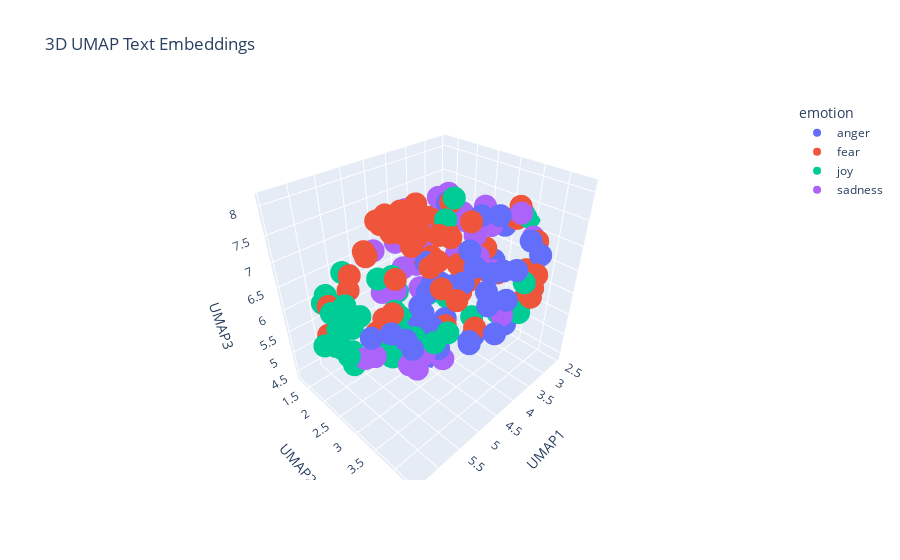

Write notebook code for a chart like this one.
### Markdown cell above
---
##### <a id='toc1_5_8_1_1_'></a>[**>>> Exercise 4 (Take home):**](#toc0_)

Apply UMAP to the same embeddings to reduce the dimensionality to 3D vectors and plot the 3D graph, discuss the differences and similarities with the 2D graph.

### Code cell
# Answer here

import plotly.express as px


# Apply UMAP for dimensionality reduction
reducer_3 = umap.UMAP(n_components=3, metric='cosine', random_state=28) 
embedding_3d = reducer_3.fit_transform(X_embeddings)

# Create a DataFrame for plotting
df_plot = pd.DataFrame(embedding_3d, columns=['UMAP1', 'UMAP2', 'UMAP3'])
df_plot['emotion'] = combined_df['emotion']
df_plot['intensity'] = combined_df['intensity']
df_plot['text'] = combined_df['text']

fig = px.scatter_3d(
    df_plot,
    x='UMAP1',
    y='UMAP2',
    z='UMAP3', 
    color='emotion',
    hover_data=['text', 'intensity'],
    title='3D UMAP Text Embeddings'
)
fig.show()

### Figure 1 — Plotly figure (JSON) as saved in the notebook; plotly's stock layout.template omitted (floating-point values rounded to 4 significant figures)
{"data": [{"customdata": [["“He who is slow to anger is better than the mighty, And he who rules his spirit than he who takes a city.”\\nP16:32 #bibleverse #pride #anger", 0.314], ["@lethargytyler ehhh I guess. I want to everyone I've ever burst out laughing in front of😂", 0.333], ["If i could just get my line to block! #germantownbroncos #lilleague #popwarner #Broncos #usafootball  #lineman", 0.417], ["@rabpeel snap, seems to be a problem here", 0.375], ["@CorningFootball  IT'S GAME DAY!!!!      T MINUS 14:30 ", 0.125], ["Absolutely raging at the changes to CAS, what a joke", 0.604], ["After becoming boiling hot, after slowly melting, my heart is frozen.", 0.438], ["@cc_yandian @HillaryClinton her team must draw from a hat for daily personality #drugged  #yeller #quiet #screamer #😂😂", 0.521], ["@SkyNews when the East wind blue in summer in Durban, S Africa, we still surfed and got #stung badly! Must be carefull-A #sting can harm you", 0.562], ["That is at least the 3rd time the balls been burst in our games", 0.375], ["I think they may be ", 0.229], ["When you burst out crying alone and u realize that no one truly knows how unhappy you really are because you don't want anyone to know", 0.396], ["People irritate me 🙄", 0.646], ["Seeing #RIPShawtyLo got me thinking bout other rappers then I thought about @LilTunechi dying, and burst into tears... Smh", 0.417], ["It takes a man to suffer ignorance and smile. Be yourself, no matter what they say. #sting", 0.25], ["@ggreenwald Smh, remove ideologically bankrupt and opportunistic establishment now. They're burning all bridges and social contracts. #anger", 0.688], ["@thatomahapa the best revenge is to get yourself a good woman and move on. Leave her and her hairline to figure themselves out alone", 0.438], ["@Freepenalties @TMortimerFtbl Doll is a vile creature on the touchline. Every game he has tantrums &amp; shouts at the ref. Would love to see", 0.479], ["The best revenge is massive success. –Frank Sinatra", 0.375], ["People need a way to escape,escape what?This corrupted world.This reality. This joke.This fury of constant pain &amp; stress.We need a vacation", 0.604], ["There's this Bpharm4 guy Eish that guy brings anger into my life. When I see him nje like darkness fills me @RamatsobaneM will know", 0.667], ["British humour should offend and challenge mainstream views. Hat off to Clarkeson. The ultra left should go and kneel before Allah!!", 0.479], ["@CharlotteBnntt that's the joke. I know it's incense", 0.222], ["Happiness is the best revenge", 0.25], ["@RiotzXVl papercuts sting and stub ur toe last for like 10 secs", 0.396], ["@luxbet Did you even give out any pizzas ? Serious fail #hungry  #hangry", 0.4], ["Egyptian officials expressed frustration and outrage over the Obama/Hillary administration’s support of the Muslim Brotherhood", 0.579], ["@KingNicky7 also madden isn't the funniest game to watch and if there isn't much happening it's boring", 0.25], ["@JaredLeto Jared + #snap? 💘", 0.188], ["@len_snart gives a frustrated growl, before stepping closer and putting his gun through the barrier. No alarms and nothing happened. He-", 0.458], ["I'm nothing but a hateful and bitter fag", 0.75], ["@Klipto the orange one is #poisonous and #bitter. You shouldn't judge the #blue one by how it looks but by how it tastes, #delicious.", 0.312], ["@ThomsonCares Sam- yes we have! Not helpful at all! We need this sorting ASAP! You keep promising stuff that doesn't happen!!!! ", 0.583], ["#india will take #revenge  by making 3 new movies like #phantom and they will be like #ghus_k_maren_ge this is how indian army take revenge", 0.5], ["What the fuck am I supposed to do with no lunch, no dinner, no money and I'm off to work #furious #hangry #day5", 0.729], ["•My brother grabbed me in a aggressive manner and as always @ImpetuousFiend threw tantrums like a kid only knowing how to express himself--", 0.625], ["Worst juror ever? Michelle. You were Nicole's biggest threat. #bitter #bb18", 0.729], ["I can't even right now #bb18 ", 0.354], ["All Brian does is sleep and aggravate me", 0.833], ["@fluffysoftlouis no no. I insist that you give me your best insult first", 0.562], ["Anger, resentment, and hatred are the destroyer of your fortune today.'", 0.375], ["S/O to the girl that just hit my car...not only did she get lucky w/ no scratch but also from being spared the wrath of sleep deprived Kait🙃", 0.542], ["Sorry guys I have absolutely no idea what time i'll be on cam tomorrow but will keep you posted. #fuming", 0.417], ["Kik to trade, have fun or a conversation  (kik: youraffair) #kik #kikme #messageme #textme #pics #trade #tradepics #dm  #bored", 0.241], ["#oow16 #sting decent new song", 0.125], ["@ZubairSabirPTI  pls dont insult the word 'Molna'", 0.479], ["@DailyMirror i love how theres no outrage that it's a white man but if it was a black man them BLM would be all over it regardless of reason", 0.726], ["Sting is just too damn earnest for early morning listening. ", 0.37]], "hovertemplate": "emotion=anger<br>UMAP1=%{x}<br>UMAP2=%{y}<br>UMAP3=%{z}<br>text=%{customdata[0]}<br>intensity=%{customdata[1]}<extra></extra>", "legendgroup": "anger", "marker": {"color": "#636efa", "symbol": "circle"}, "mode": "markers", "name": "anger", "scene": "scene", "showlegend": true, "type": "scatter3d", "x": [4.52, 4.501, 2.677, 4.079, 2.62, 2.799, 3.712, 4.662, 4.464, 3.592, 4.268, 3.904, 4.612, 4.072, 4.948, 4.028, 5.767, 3.11, 5.926, 4.462, 4.53, 3.849, 4.482, 6.08, 4.012, 3.131, 4.361, 3.454, 4.493, 4.097, 3.97, 4.698, 2.701, 5.767, 3.796, 4.545, 3.162, 3.166, 4.387, 4.148, 4.323, 4.566, 3.987, 4.532, 4.648, 4.067, 3.66, 4.684], "y": [3.559, 2.725, 2.62, 2.147, 2.746, 3.055, 1.605, 3.868, 3.003, 2.496, 2.259, 1.479, 3.856, 2.247, 3.166, 4.085, 3.537, 3.978, 3.394, 3.615, 4.045, 3.99, 2.99, 3.09, 2.285, 3.164, 4.155, 2.414, 2.332, 2.787, 4.179, 3.035, 3.042, 3.68, 3.272, 4.104, 4.094, 3.877, 4.214, 3.462, 3.959, 2.521, 2.68, 2.604, 2.979, 3.477, 4.064, 3.202], "z": [6.796, 4.878, 5.919, 5.151, 6.054, 7.024, 6.963, 5.824, 6.422, 5.771, 5.499, 7.005, 7.272, 6.411, 6.625, 6.468, 6.337, 6.05, 6.473, 7.392, 6.866, 5.804, 4.985, 6.293, 5.76, 7.373, 5.987, 5.353, 4.777, 5.385, 7.068, 5.653, 7.103, 6.244, 7.637, 6.641, 6.968, 7.156, 7.263, 5.192, 7.066, 5.297, 7.738, 4.432, 6.553, 5.347, 6.092, 6.706]}, {"customdata": [["@TheDuranSite Russian mistrust of the U.S is well justified &amp; the precaution they've taken are very prudent.", 0.375], [".@Tolumanda love it! so true. As @Deedeey_ taught me, fear can be an illusion. #coaching  #courage", 0.375], ["3years today marks the anniversary of that horrid Westgate Attack in Nairobi. My heart out to all those of us who lost our family &amp; friends🕯", 0.521], ["Halloween party coming soon! #turnt #ruinT #lit #firesauce #hotsauce #mildsauce #getsauced #champagnedreams #scary  #kittens", 0.396], ["Today's alarm shows how unprepared professors and students are when it comes to emergency protocols. We don't know where to go @CalStateLA", 0.667], ["Howl at the moon with @HorrorSociety at @FatCatChicago next Wednesday the 28th for a FREE double feature of SILVER BULLET and CURSED #horror", 0.333], ["I hate that a black lady is painting herself white on the internet for laughs and likes... #terrible #BadForm #DidntLaugh", 0.479], ["@Coyblake6 @ChloeCramphorn hahahaa you know coy!", 0.208], ["Penny dreadful 3 temporada", 0.479], ["someone come to fright world w me🤗🤗", 0.458], ["can't believe Mint fest is two days away and i hate my outfit 😩😩🙈 ", 0.562], ["@Netflix_ME penny dreadful season 3?", 0.3], ["Got to be up in 4 hours to go back to work #cantsleep #excited ", 0.375], ["@DailyJoshleen KA- like the start of cake and then Like saying C - if that makes sense 😭😂", 0.229], ["@Montel_Williams If this ban goes through, it will harm so many people, disabled veterans, people who have #chronicpain, #anxiety #iamkratom", 0.845], ["My roommate turns the sink off with her foot to avoid germs and a guy says 'YOUR roommate is feet girl?! I'm so sorry' plz help ", 0.5], ["@SmileWhileYoDie @KiloSierraC @h0wabouthannah @Drops I'll be okay don't worry", 0.438], ["@Nxrthstxr I think it's the daunting fact of the typical offer being those grades. Even though it's been proven not to be the case exactly", 0.396], ["I get so much PUSSY\\nP - panic attacks \\nU - uncontrollable anxiety \\nS - suicidal fantasies \\nS - sadness \\nY - yearning for death", 0.896], ["Did you know I specialise in #anxiety  and #panic attacks? Get in touch for all of my solutions for you. #Coventry", 0.396], ["hi my names anxiety and i have shaun", 0.776], ["@CursedRoyal I chuckle and shake my head, 'No that didn't bug me too much. I was still going to ask you but there's a lot you still don't--", 0.354], ["My doctor is giving me flower extract to relieve anxiety and reduce panic attacks :')", 0.708], ["“ My courage always rises at every attempt to intimidate me.”\\n-Elizabeth Bennett (Pride and Prejudice)\\n#Quotes #Courage #FaceYourFears", 0.42], ["@komaebun He just has that way of thinking, he wants absolute hope born from absolute despair.", 0.583], ["@ChrisChristie You have no Police credentials-You were a litigator. Nothing more-No Experience.#Sad #TrumpPuppet #Felon #bully #jersey4sale", 0.479], ["never afraid to start over", 0.304], ["@kevinrouth Now that's what I call a gameface! #gameface  #intimidate", 0.458], ["@OnyxFlare25 She chuckles, shaking her head. 'No...I just have a really vivid imagination, I guess. It happens when you meet someone&gt;", 0.271], ["“The #greatest fear #dogs know is the #fear that you will not come back when you go out the #door #without them.”   \\n  ―#Stanley #Coren", 0.604], ["I'm scared that my coworkers are going to submit me to one of those 'wardrobe makeover' shows.  #fashion", 0.5], ["Jorge deserves it, honestly. He's weak. #revolting #90dayfiance", 0.229], ["When I walk in darkness of despondency, Sc.verses I've memorized shine a light in my heart. Ex: Lam 3:22-25 ", 0.458], ["#start ur day wit a smile\\n#buviobby", 0.167], ["@Budget  car rental you have made realize why I always use @nationalcares!!!!  What a #nightmare!!  #disgusted", 0.729], ["Do you think humans have the sense for recognizing impending doom? ", 0.667], ["Romero, Rojo, Blind, Memphis, Rooney. This is nearly a starting line up I’d wanna punch in the face rather than shake their hand.", 0.438], ["@siomo @NEWSTALK1010 20 says he gets reelected..... #be ", 0.271], ["@DreKnott You've got tremendous range.", 0.271], ["@BBHOH #terrible Paul so deserved that win!!! #bbfail", 0.354], ["Aberdeen st Johnstone, let's see who can punt it the furthest ", 0.229], ["It feels like there are no houses out there for us. With the most basic requirements I have, there are literally no options. ", 0.583], ["@Cory_Bonini AP didn't have a productive week 1 or 1st half against GB and Kalil is horrible! @Vikings D is its strongest asset currently.", 0.396], [".@SimonNRicketts if you don't know what a patronus is, I don't think we should have to tell you #shocking", 0.438], ["That free kick from Rooney was awful", 0.333], ["People’s deepest passions often scare them too much to admit, even to themselves.", 0.521], ["I hate having ideas but being too afraid to share them 😔", 0.688], ["@ynnsanity Maybe that's why, we're asked to study hard and get a job that we like. That way it wouldn't be that dreadful.", 0.458], ["We hesitate to #live our #dream because of some unknown #fear which actually does not exist.' #AqeelSyed\\n\\n#LifeisBeautiful #LiveWithPurpose", 0.396], ["It is more shameful to distrust our friends than to be deceived by them", 0.479], ["Excited and nervous for Tuesday", 0.542], ["Another fun fact: i am afraid", 0.667], ["@AlaskaGurus @adventuretweets agreed! 😍 an awe to meet such beautiful, powerful animals.", 0.208], ["About 7 weeks till I can pick up my camera again. Though I think there is a group cemetery shoot in october I can make! #photography #horror", 0.396], ["Northampton are awful 🙈", 0.5], ["Gahh...BT, in queue for 30 minutes.. Now put through to BT Sport dept to cancel... back in a queue again... #shocking", 0.5], ["also i had an awful nightmare involving being sick where worms were involved i was so disgusted when i woke up", 0.896], ["On @Varneyco/@FoxBusiness to talk latest on #Chelsea Bombing + #Ahmad_Khan_Rahami's trips to #Afghanistan/#Pakistan #tcot #terror", 0.642], ["If my concerns &amp; anxiety don't matter to you then I shall return the favor. #EyeMatter", 0.729], ["Having a terrific Tuesday? Crush it today with the Power of 4. Treat your internet like Pizza =D \\n#PowerOf4", 0.25], ["There goes the butterflies in my stomach. #nervous #anxietyproblems", 0.812], ["@Evan_McMullin @TheBlazeRadio Classic SHITLIB bullshit. Create a horrible problem and then 'discuss' how to solve it. What a PIMP.", 0.438], ["It really is amazing the money they give to some of these QB's #nfl #texans #brock ", 0.3], ["@soozclifford Sure have... Sydney are too tough, too quick and their 'team' pressure is too much for the Cats to handle. Motlop/Cowan ", 0.356]], "hovertemplate": "emotion=fear<br>UMAP1=%{x}<br>UMAP2=%{y}<br>UMAP3=%{z}<br>text=%{customdata[0]}<br>intensity=%{customdata[1]}<extra></extra>", "legendgroup": "fear", "marker": {"color": "#EF553B", "symbol": "circle"}, "mode": "markers", "name": "fear", "scene": "scene", "showlegend": true, "type": "scatter3d", "x": [5.01, 5.803, 3.97, 4.784, 4.78, 4.575, 3.657, 4.961, 4.352, 4.857, 4.194, 4.225, 5.858, 4.764, 5.28, 4.34, 5.167, 3.606, 4.965, 5.422, 5.214, 4.183, 5.374, 5.835, 3.655, 3.789, 5.759, 5.125, 4.152, 5.614, 4.932, 3.592, 3.813, 5.745, 2.698, 5.196, 2.999, 3.955, 5.213, 2.942, 2.807, 3.275, 2.747, 3.64, 2.781, 5.359, 5.25, 3.498, 5.647, 5.201, 5.842, 5.445, 6.225, 4.87, 2.698, 2.615, 4.371, 4.5, 5.305, 6.179, 5.452, 3.779, 2.734, 2.824], "y": [3.868, 2.714, 2.959, 2.12, 2.755, 2.195, 4.176, 2.574, 2.218, 2.553, 2.942, 2.256, 2.26, 2.519, 3.724, 3.024, 2.635, 1.446, 3.669, 3.47, 3.682, 2.873, 3.485, 2.816, 1.968, 4.385, 2.691, 2.456, 2.753, 2.908, 2.904, 4.323, 1.408, 2.785, 3.287, 2.68, 3.943, 3.029, 2.307, 3.868, 3.774, 1.54, 2.951, 2.954, 3.705, 2.71, 2.929, 1.352, 2.861, 3.725, 2.321, 2.93, 2.055, 2.091, 3.57, 3.181, 3.54, 3.841, 3.594, 2.117, 3.377, 4.339, 2.68, 2.667], "z": [6.861, 7.562, 6.636, 7.262, 7.998, 7.186, 6.321, 4.856, 7.347, 7.627, 7.898, 7.457, 6.667, 4.779, 7.605, 7.459, 6.735, 6.099, 7.84, 7.953, 7.975, 5.304, 7.992, 7.548, 6.248, 6.562, 7.447, 5.888, 4.992, 8.004, 8.034, 6.873, 6.608, 6.019, 7.449, 7.821, 6.133, 6.065, 5.733, 7.059, 6.064, 6.826, 5.891, 6.136, 6.142, 7.997, 8.095, 6.1, 8.054, 7.099, 6.976, 7.827, 5.814, 7.49, 6.228, 7.146, 7.828, 6.007, 7.459, 6.438, 7.776, 6.661, 5.814, 6.387]}, {"customdata": [["Accept the challenges so that you can feel the exhilaration of victory!!", 0.52], ["Final night shift coming up.  I won't miss it but I will miss my work pals and the hysterical laughter that gets us through the night", 0.333], ["Blake lively is flawless", 0.38], ["Aw there's a young fox outside on the grass just jumping around all playful and having a little stretch 🙈 soo cute 🐺", 0.75], ["mustache_harbor: TiburonChamber plus a hearty pour of #yachtrock by #mustacheharbor !", 0.55], ["Remember: The life you have is a blessing for #God. Make it a joyful experience regardless of the odds. GBY", 0.64], ["So much news about Pakistan, Afghanistan, etc. We need more cheery news about Frybread Stands!!! Everyone in media just so grim.", 0.173], ["Now I'm back at @wxpnfm and am elated to record @mannequinpussy fucking shit up in our studio this evening.", 0.404], ["I am so happy I have come across @HilltopBindery notebooks! #handmade would love to talk to you! #musthave #want #need #happy #amazing 📖🖋", 0.812], ["Why have I only just started watching glee this week I am now addicted 🙄 #glee #GLEEK", 0.625], ["Halfway to work and I realize I forgot to put on underwear....It's going to be one of those days! #mombrain #toomuchgoingon #longday ", 0.25], ["Panda eyed jaunty after watching jaws until late!", 0.48], ["I'm such a fan of endless #laughter with #friends and enjoying #happiness together. #FridayFeeling #weekend", 0.854], ["@elena_yip My random guesses for you! A potential Amelie, Kenneth of 30 Rock (but YA instead of TV) &amp; maybe w/ the optimism of Lara Jean?", 0.36], ["@Blancalanka96 thought it'd be fun and it is not fun but on the bright side I don't have to fight for parking", 0.34], ["i started glee from the beginning n i'm crying they were such babies i love my children", 0.4], ["I love seeing happy women, that glow is something real.", 0.75], ["Check out this #film Robocoq 301 #animated #shortfilms", 0.44], ["@berniedole looks that way. But let's think about Rohan last week ... ", 0.131], ["Accept the challenges so that you can feel the exhilaration of victory.' - George S. Patton", 0.5], ["@imDevinLopez happy bday bro! 👌🏻", 0.708], ["@crumpledlinen he chirp", 0.292], ["Time to go hit up the library - I have a lovely PILE of book reservations to collect this morning... #glee #books #reading", 0.66], ["@jadelalaa_ hahaha and u da best bro ever luv u hearty hearts", 0.78], ["f breezy", 0.208], ["Turkish exhilaration: for a 30% shade off irruptive russian visitors this twelvemonth, gobbler is nephalism so...", 0.404], ["@EducatedNPetty white pricks that were laughing at your use of language won't be crying over your coffin but rejoicing that you're another", 0.25], ["@_stfukohle it's ok champ you'll make it I'm cheering you on from a far", 0.6], ["@GNRailUK There's gonna be street parties when you lot leave. Spontaneous rejoicing. Clowns.", 0.36], ["@Matalan when the lady in Xmas dept answers your call as 'hello mrs Xmas' yep true story #winning #Xmas #cheer #goodcustomerservice ❤ 📞👍😊", 0.74], ["@lawson__lynch my kinda girl pleasing the dick right😍😏", 0.542], ["Pinterest one dessert... Next thing you know your pinning how to make 27 different visually pleasing mouth watering never gonna make sweets.", 0.34], ["I might not pay for my own health insurance but I do like sparkling water and Brussels sprouts now so I think I'm an adult", 0.417], ["Watch this amazing live.ly broadcast by @__.mila.__ #lively #musically", 0.482], ["A not very young man compiled info on a smiling baby then a mattress created new evil.", 0.312], ["@luckiiCHARM_ Luckii, I'm changing in so many ways bc of Him!! It's a scary but joyful feeling, making me so strong.", 0.877], ["Each day is what you make of it! #goals #challenges #business #goals #optimism #happy #success #photographer #photography #ThursdayThoughts", 0.423], ["@Casper10666 I assure you there is no laughter, but increasing anger at the costs, and arrogance of Westminster.", 0.167], ["@diehimbeertonis She developed her 'forced smile'. I can force myself to describe it 'a little hearty maybe, sanki biraz':)", 0.208], ["@hesham786 that's the spirit ", 0.354], ["I turn 25 in two weeks. I am so happy. 24 was my darkest year yet. I am elated that I survived", 0.708], ["@airtelindia have some issues with my broadband bill ,I am charged for the month before I signed up with airtel.. ", 0.038], ["@theclobra lol I thought maybe, couldn't decide if there was levity or not", 0.312], ["i was so embarrassed when she saw us i was like knvfkkjg she thinks we're stalkers n then she starts waving all cheerfully inviting us in 😩", 0.25], ["@MacDsmash you should get some @SSB_Swedish delight", 0.404]], "hovertemplate": "emotion=joy<br>UMAP1=%{x}<br>UMAP2=%{y}<br>UMAP3=%{z}<br>text=%{customdata[0]}<br>intensity=%{customdata[1]}<extra></extra>", "legendgroup": "joy", "marker": {"color": "#00cc96", "symbol": "circle"}, "mode": "markers", "name": "joy", "scene": "scene", "showlegend": true, "type": "scatter3d", "x": [6.138, 6.188, 5.402, 5.849, 4.954, 6.136, 4.315, 3.847, 6.393, 5.885, 4.139, 5.668, 6.315, 4.449, 3.861, 5.872, 6.179, 4.554, 3.901, 6.277, 5.248, 4.539, 5.992, 5.12, 5.112, 4.714, 3.826, 5.04, 3.499, 6.004, 5.042, 5.511, 6.419, 4.876, 5.275, 6.059, 6.327, 3.677, 4.973, 4.894, 6.39, 2.556, 4.621, 4.413, 4.905], "y": [2.553, 2.321, 2.477, 2.058, 2.293, 2.716, 3.615, 4.27, 2.175, 1.545, 2.968, 2.225, 2.406, 2.428, 2.067, 1.604, 2.667, 1.935, 2.628, 2.63, 2.543, 1.971, 1.599, 2.34, 2.233, 3.431, 4.227, 1.989, 3.959, 2.392, 2.093, 1.584, 2.94, 1.962, 3.19, 2.553, 2.442, 3.702, 3.36, 2.235, 2.725, 3.399, 2.806, 3.046, 2.39], "z": [6.661, 6.061, 5.279, 5.865, 6.532, 6.422, 6.019, 6.816, 5.749, 6.215, 7.96, 6.001, 5.836, 4.907, 5.485, 6.093, 5.801, 5.829, 5.729, 6.614, 4.975, 5.21, 6.128, 4.767, 5.503, 5.782, 6.178, 6.375, 5.877, 5.195, 5.03, 6.543, 6.041, 4.743, 5.868, 6.159, 6.556, 5.802, 5.672, 5.698, 6.038, 7.223, 5.163, 7.7, 5.273]}, {"customdata": [["@HutchinsonDave I don't know whether to despair or agitate for a cull.", 0.688], ["If you sober better roll another Dutch or if u don't smoke nigga better pour another cup 🍁🍾...", 0.312], ["so fucking sad when the person you love doesn't try fighting for your happiness, when you'd do anything for them.", 0.771], ["Floofel.i wonder if your mother knows how dark your humor can be.Needs to realize how much of a butt Apple is. Pastels and cats.cutie pie.", 0.375], ["Having holiday blues! #WantToGoBackToMinehead.", 0.661], ["@TxDMV @ArkansasBBB i filled out the report on #baitswitch by @Carvana lets go get them fines levied. #badbusiness #honoryourdeal #unhappy", 0.542], ["@greencapt there's something to note in the fact that the mask manufacturer produced her smiling and him frowning.", 0.479], ["I'm honestly upset that they rewarded Nicole 500k. #depressing #paulwasrobbed #rewardhardwork #bitterjury #bb18", 0.667], ["BLUES with BOB HADDRELL &amp; Guests\\nFri 23rd Sep 8:30pm - 11:00pm #blues #free #TunbridgeWells", 0.25], ["Some moving clips on youtube tonight of the vigil held at Tulsa Metropolitan Baptist church for #TerenceCruther #justice #anger #sadness", 0.604], ["The difference between someone's selfies when they're happy vs. unhappy is absolutely amazing.", 0.208], ["This room is rather dreary, but we endure what we must.", 0.708], ["Never a dull moment when talking to Nell 😂😂😂😂😋", 0.146], ["wow almost all the T-Mobile stores in San Diego are out of Note7 replacements #sadness I need to get mine replaced", 0.688], ["And there is despair underneath each and every action \\nEach and every attempt to pierce the armour of numbness ' -Mgla", 0.583], ["No episode today! Whilst editing there was a power outage! We will rebuild...tomorrow #podcast #lost #editing #fail #tomorrow", 0.396], ["Lisa: Getting what you want all the time will ultimately leave you unfulfilled and joyless.", 0.5], ["If Payet goes either in Jan or @ the seasons end, can't say I blame him. The boy must b so disheartened by what he's seeing at the mo.", 0.625], ["if you have been on depression too u shouldn't be judging him and exposing him to everyone, but helping him", 0.52], ["@GriffinLaneP @Mediaite The Left has been protected so long, they've lost their reasoning power.", 0.312], ["@JamesWickham Congratulations!  My top home-owning tip: try not to look at your mortgage balance too often.  The slowness will depress you.", 0.562], ["Gaaaaaaaad! Should have stayed in London!", 0.562], ["@ynnsanity Maybe that's why, we're asked to study hard and get a job that we like. That way it wouldn't be that dreadful.", 0.458], ["a good shorty has so much to offer &amp; it's sad that some of you niggas don't even see it when she right in front of your face and too late", 0.521], ["@SquidWasTaken Pfft- Yeye, i'm a sucker for bright yellow, red, pink, and blues when it comes to coloring or backgrounds haaa", 0.146], ["@m_giacchino will this be aired on radio or filmed? Lots of fans over the pond too! #wales #lost", 0.354], ["@Hails_Berry8 @sajedhariri23 varsity pine riding", 0.208], ["Lost: Geelong football team. \\nLast seen entering through the banner not sure where they've been since... #unhappy #playwithsomeheart", 0.604], ["I don't want the pity of my instructors but I'd like some understanding. I'm truly trying despite ALL circumstances that make me discouraged", 0.625], ["When will the weeks full of Mondays end?? #disheartened", 0.688], ["Cheap pout my brodcast", 0.438], ["#Terencecutcher #Tulsa the man onthe helicopter said he looks like a bad dude, that is the problem, when they see black they see bad, #sad", 0.667], ["Had a dream last night that Chris Brown created a diss track about Drake and Rihanna called 'I Hit It First' 😳😳 #dark", 0.312], ["LOL! @TheFrankJLopes was just awarded the “F” bomb trophy on #AutoDealerLive, @RealMatKoenig :) #serious", 0.321], ["@MendipHillsAONB do we think the swallows and swifts have gone? Photo'd 3 nights ago, not seen since. #sad #Autumn", 0.729], ["It's basically a dead skin peel which sounds grim. But it literally gets rid of so much dead skin from your pores.", 0.354], ["A .500 season is all I'm looking for at this point. #depressing #royals", 0.688], ["My life went from happy to unhappy..", 0.812], ["Before the year ends I'll probably get master 12s or flu games, true blues, and space jams.", 0.208], ["We are about a little over an hour away! We will arrive soon, do not fret!", 0.125], ["@GRIPLIKEAVICE_ I wouldn't mind if it didn't you know, threaten my job when I disagree. Puts a damper on things.", 0.625], ["@xOffWithMyHeadx They've officially said all the episodes left (so future 12 and despair 11 and 12) will be delayed.", 0.438], ["Might go on @RadioX tomorrow to hopefully win a new car. My current one stinks of gone off milk. #grim", 0.458]], "hovertemplate": "emotion=sadness<br>UMAP1=%{x}<br>UMAP2=%{y}<br>UMAP3=%{z}<br>text=%{customdata[0]}<br>intensity=%{customdata[1]}<extra></extra>", "legendgroup": "sadness", "marker": {"color": "#ab63fa", "symbol": "circle"}, "mode": "markers", "name": "sadness", "scene": "scene", "showlegend": true, "type": "scatter3d", "x": [3.491, 4.719, 3.784, 4.431, 3.093, 2.764, 5.161, 2.948, 3.362, 3.669, 5.96, 3.712, 4.822, 3.079, 3.551, 3.82, 3.522, 2.784, 4.243, 4.119, 4.876, 2.965, 3.533, 4.37, 4.1, 3.716, 5.076, 2.698, 3.975, 3.275, 4.742, 3.532, 4.201, 5.145, 2.956, 6.08, 2.939, 3.759, 4.041, 5.168, 3.686, 3.978, 3.601], "y": [2.488, 2.082, 1.588, 3.058, 2.198, 3.357, 3.301, 3.778, 2.528, 3.159, 2.978, 1.579, 2.743, 2.949, 1.686, 2.547, 1.242, 2.089, 1.575, 4.088, 1.876, 2.691, 1.386, 1.923, 2.554, 2.448, 2.275, 2.428, 1.341, 1.615, 1.804, 3.411, 3.489, 2.883, 2.252, 2.873, 1.858, 1.358, 2.03, 2.095, 1.552, 2.46, 2.691], "z": [6.472, 6.007, 7.046, 4.724, 7.085, 7.361, 5.487, 7.111, 7.197, 6.751, 5.753, 6.252, 4.497, 7.08, 6.575, 7.815, 6.676, 6.771, 6.648, 6.215, 5.939, 7.344, 6.067, 6.283, 4.906, 7.57, 5.3, 6.759, 6.565, 6.729, 5.023, 6.516, 7.514, 4.932, 6.877, 5.723, 6.832, 7.097, 5.712, 7.057, 5.894, 7.763, 7.428]}], "layout": {"legend": {"title": {"text": "emotion"}, "tracegroupgap": 0}, "scene": {"domain": {"x": [0, 1], "y": [0, 1]}, "xaxis": {"title": {"text": "UMAP1"}}, "yaxis": {"title": {"text": "UMAP2"}}, "zaxis": {"title": {"text": "UMAP3"}}}, "title": {"text": "3D UMAP Text Embeddings"}}}
